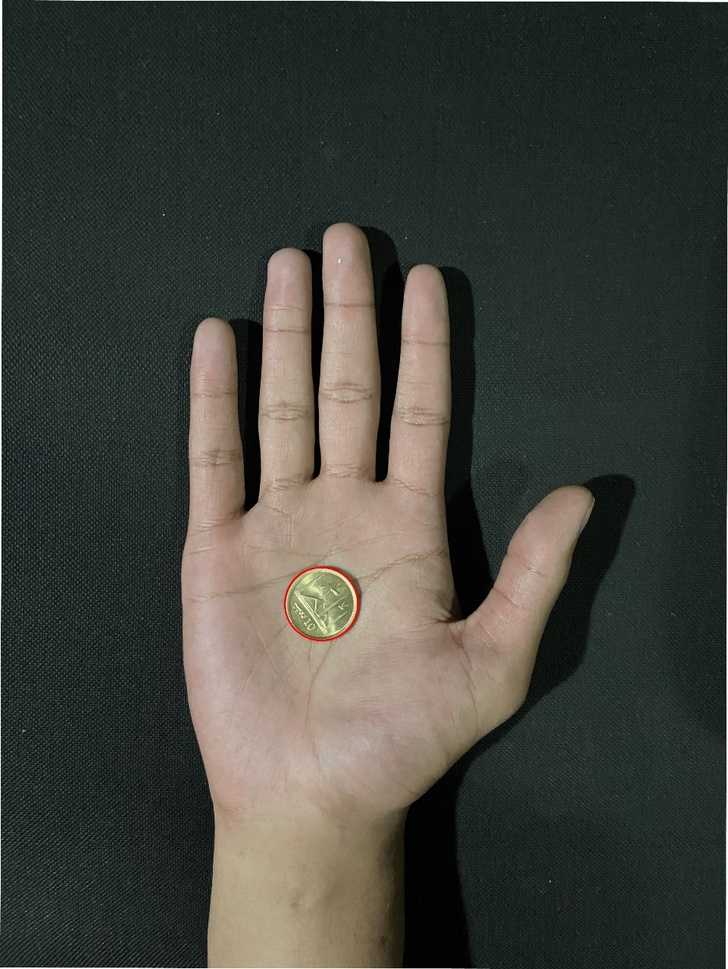
#> input picture Pictures/Mueen/WhatsApp Image 2025-03-13 at 21.20.57_6fe768aa.jpg, 728 x 969 px, shrunk from 961 x 1280 before the run
$ python -i grip.py   (imports and definitions only)
#> lines starting #> are read from the running program, lines starting #| are printed output that depends on the picture; after the words box and inside, x2 and y2 are one past the last pixel; in counts of white or black regions, pixels touching at a corner belong together
#> in process_hand_scan_image, image is the input picture: shape (969, 728, 3); mean B, G, R 60.2, 67, 65.2
import cv2
import numpy as np
import mediapipe as mp
import math
import os

# Suppress MediaPipe/TensorFlow warnings
os.environ['TF_CPP_MIN_LOG_LEVEL'] = '2'

# Initialize MediaPipe hands
mp_hands = mp.solutions.hands
mp_drawing = mp.solutions.drawing_utils
# [1 line that did not run here, left out]

# Constants
REAL_COIN_DIAMETER_MM = 24.26  # US quarter diameter

def get_coin_diameter():
    return REAL_COIN_DIAMETER_MM

# [14 lines left out: function detect_hand_region, not called in this run]

def detect_hand(image):
    image_rgb = cv2.cvtColor(image, cv2.COLOR_BGR2RGB)
    results = hands.process(image_rgb)
    if results.multi_hand_landmarks:
        for hand_landmarks in results.multi_hand_landmarks:
            mp_drawing.draw_landmarks(image, hand_landmarks, mp_hands.HAND_CONNECTIONS)
            return hand_landmarks
    return None

def detect_coin(image):
    """
    Detects the coin over the entire image and draws a green circle on it.
    Returns the coin's diameter in pixels.
    """
    gray = cv2.cvtColor(image, cv2.COLOR_BGR2GRAY)
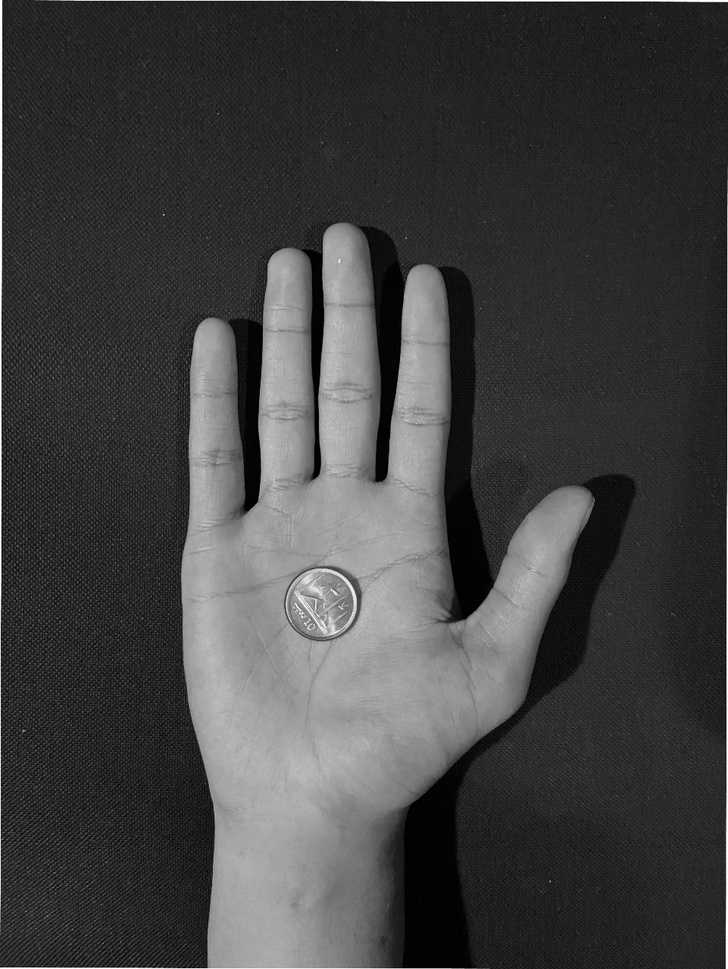
#> gray: shape (969, 728); min 0, max 255, mean 65.6
    blurred = cv2.GaussianBlur(gray, (9, 9), 2)

    # Dynamic radius estimation based on full image dimensions
    height, width = blurred.shape
#> height = 969; width = 728
    max_dim = max(height, width)
#> max_dim = 969
    min_radius = int(max_dim * 0.02)  # tweak these factors as needed
#> min_radius = 19
    max_radius = int(max_dim * 0.2)
#> max_radius = 193

    circles = cv2.HoughCircles(
        blurred,
        cv2.HOUGH_GRADIENT,
        dp=1.2,
        minDist=50,
        param1=100,
        param2=30,
        minRadius=min_radius,
        maxRadius=max_radius
    )
#> circles = [[321, 603, 38.68], [408.6, 539.4, 96.76], [383.4, 425.4, 65.68], [527.4, 490.2, 85], [216.6, 339, 22.72], [341.4, 247.8, 25.36]]

    # Fallback to contour analysis if Hough Circle Detection fails
    if circles is None:
        edges = cv2.Canny(blurred, 50, 150)
        contours, _ = cv2.findContours(edges, cv2.RETR_LIST, cv2.CHAIN_APPROX_SIMPLE)
        best_circle = None
        max_circularity = 0.7
        for cnt in contours:
            if len(cnt) < 5:
                continue
            area = cv2.contourArea(cnt)
            perimeter = cv2.arcLength(cnt, True)
            if perimeter == 0:
                continue
            circularity = 4 * np.pi * area / (perimeter ** 2)
            if circularity > max_circularity:
                (x, y), radius = cv2.minEnclosingCircle(cnt)
                if min_radius <= radius <= max_radius:
                    best_circle = (int(x), int(y), int(radius))
                    max_circularity = circularity
        if best_circle:
            circles = np.array([[[best_circle[0], best_circle[1], best_circle[2]]]])

    if circles is not None:
        circles = np.uint16(np.around(circles))
#> circles = [[321, 603, 39], [409, 539, 97], [383, 425, 66], [527, 490, 85], [217, 339, 23], [341, 248, 25]]
        for (x, y, r) in circles[0, :]:
            cv2.circle(image, (x, y), r, (0, 255, 0), 4)
            return 2 * r  # return diameter in pixels
#> this loop made 1 pass
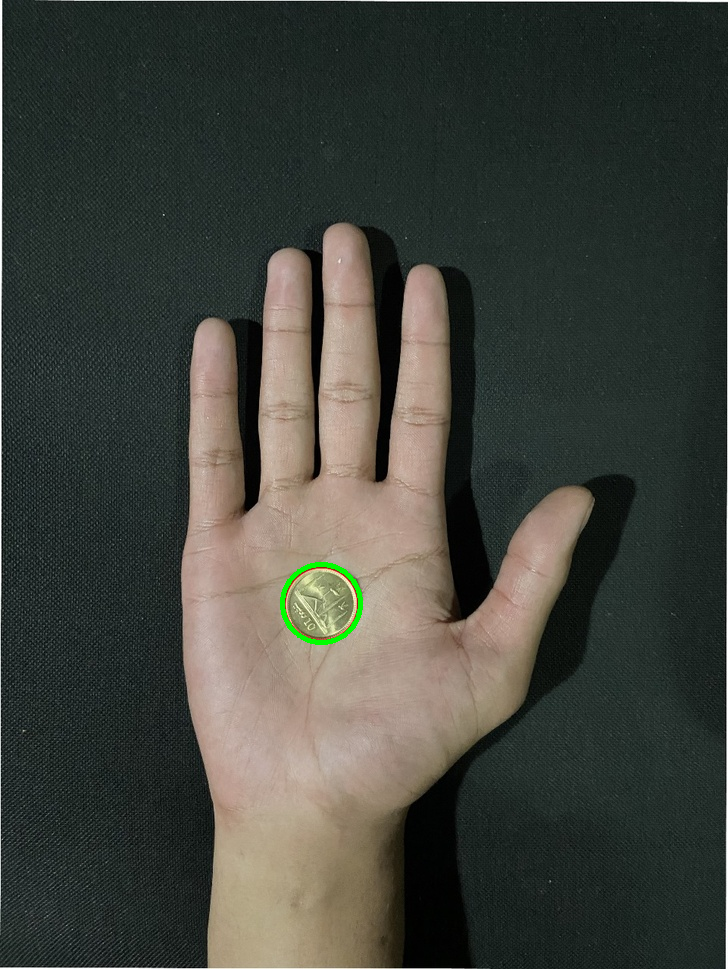
#> image: shape (969, 728, 3); 0.17% of pixels changed, all inside (x1, y1, x2, y2) = (280, 562, 363, 645)

    return None

# [32 lines left out: functions calculate_scale_factor, get_hand_metrics, find_category, not called in this run]

def process_hand_scan_image(image_path):
    image = cv2.imread(image_path)
    if image is None:
        print(f"Error: Could not read image at {image_path}")
        return

    # Detect coin over the full image
    coin_diameter_px = detect_coin(image)
#> coin_diameter_px = 78
    if not coin_diameter_px:
        print("Error: Coin detection failed")
        return

    # Detect hand landmarks and draw them on the image
    hand_landmarks = detect_hand(image)
    if not hand_landmarks:
        print("Error: Hand detection failed")
        return

    # Calculate metrics and scale
    scale = calculate_scale_factor(coin_diameter_px)
    metrics = get_hand_metrics(hand_landmarks, *image.shape[:2])

    # Convert to real-world measurements (mm) and then inches
    hand_length_mm = metrics['length'] * scale
    hand_width_mm = metrics['width'] * scale
    length_in = hand_length_mm / 25.4
    width_in = hand_width_mm / 25.4

    # Determine the weighted category
    category = find_category(length_in, width_in)

    # Print the results
    print(f"Hand Length: {length_in:.2f} inches")
    print(f"Hand Width: {width_in:.2f} inches")
    print(f"Weighted Category: {category}")

    # Save the output image with coin circle and hand landmarks
    os.makedirs("processed_images", exist_ok=True)
    output_path = os.path.join("processed_images", os.path.basename(image_path))
    cv2.imwrite(output_path, image)
    print(f"Saved processed image to: {output_path}")

# [8 lines left out: function main, not called in this run]

# [2 lines not run here, left out]

#> (the run stopped early here; a loop or call above may not have finished)

$ run again, on Pictures/Mueen/WhatsApp Image 2025-03-13 at 21.21.00_44800dad.jpg
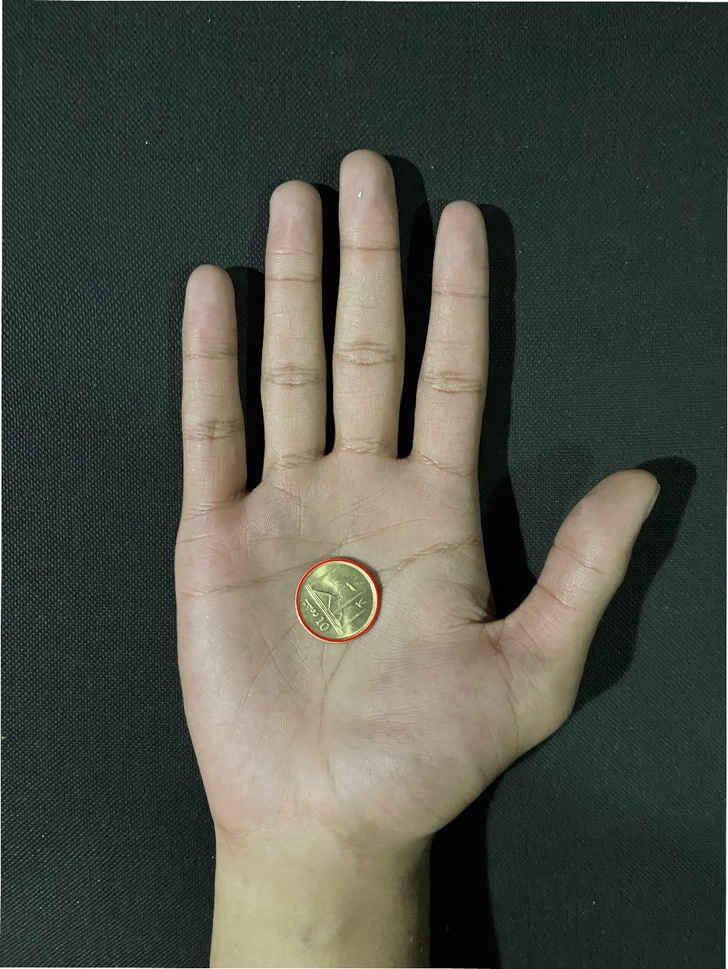
#> input picture Pictures/Mueen/WhatsApp Image 2025-03-13 at 21.21.00_44800dad.jpg, 728 x 969 px, shrunk from 961 x 1280 before the run
#> in process_hand_scan_image, image is the input picture: shape (969, 728, 3); mean B, G, R 70.9, 80.6, 76.5
#> in detect_coin, `gray = cv2.cvtColor(image, cv2.COLOR_BGR2GRAY)`:
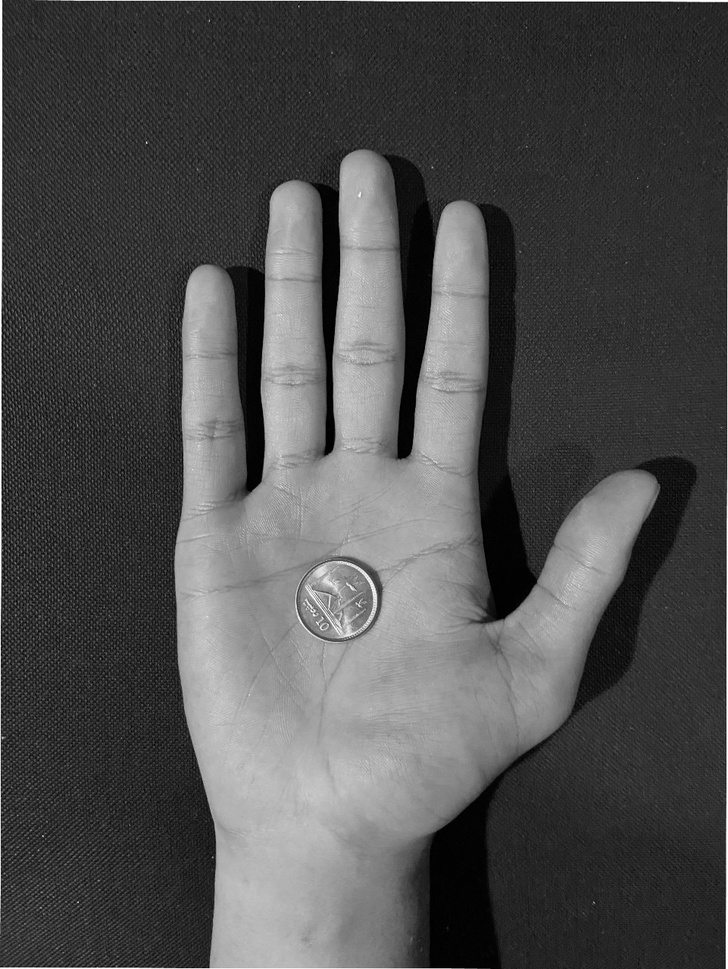
#> gray: shape (969, 728); min 0, max 255, mean 78.2
#> in detect_coin, `circles = cv2.HoughCircles( blurred, cv2.HOUGH_GRADIENT, dp=1.2, minDi..`: circles = [[336.6, 600.6, 35.8], [453, 537, 95.2], [508.2, 678.6, 69.64], [629.4, 514.2, 43.72], [293.4, 204.6, 24.16], [208.2, 285, 20.92], [460.2, 220.2, 19.6], [363, 178.2, 27.88], [281.4, 647.4, 53.92]]
#> in detect_coin, `circles = np.uint16(np.around(circles))`: circles = [[337, 601, 36], [453, 537, 95], [508, 679, 70], [629, 514, 44], [293, 205, 24], [208, 285, 21], [460, 220, 20], [363, 178, 28], [281, 647, 54]]
#> the loop in detect_coin, `for (x, y, r) in circles[0, :]:` made 1 pass
#> after the loop in detect_coin, `for (x, y, r) in circles[0, :]:`:
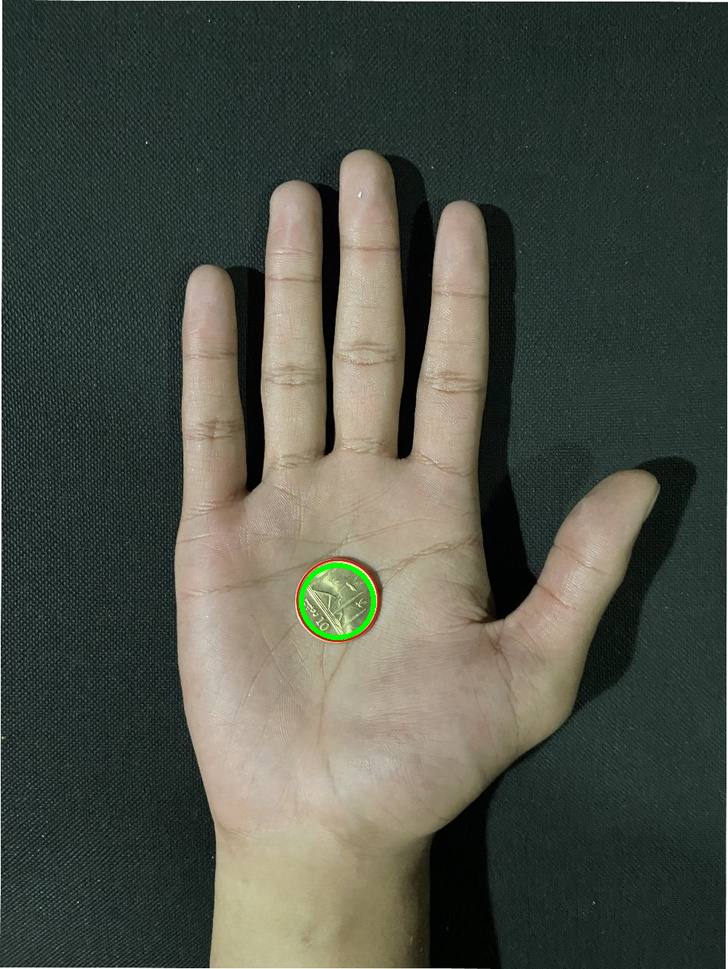
#> image: shape (969, 728, 3); 0.16% of pixels changed, all inside (x1, y1, x2, y2) = (299, 563, 376, 640)
#> coin_diameter_px = 72

$ run again, on Pictures/Mueen/mueen2.jpg
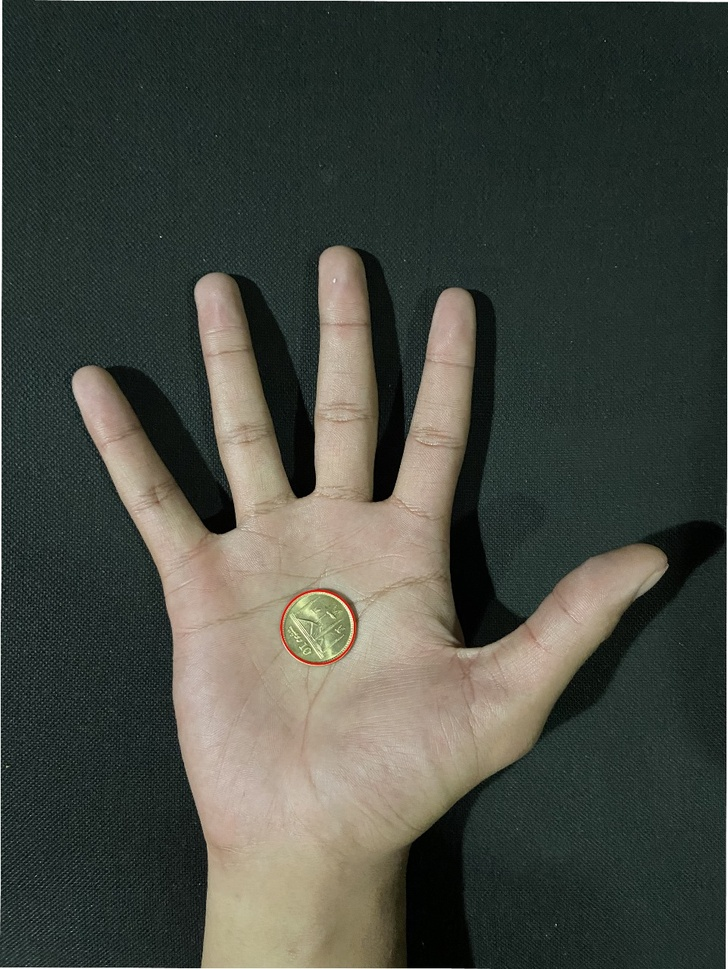
#> input picture Pictures/Mueen/mueen2.jpg, 728 x 969 px, shrunk from 961 x 1280 before the run
#> in process_hand_scan_image, image is the input picture: shape (969, 728, 3); mean B, G, R 64.7, 72.7, 69
#> in detect_coin, `gray = cv2.cvtColor(image, cv2.COLOR_BGR2GRAY)`:
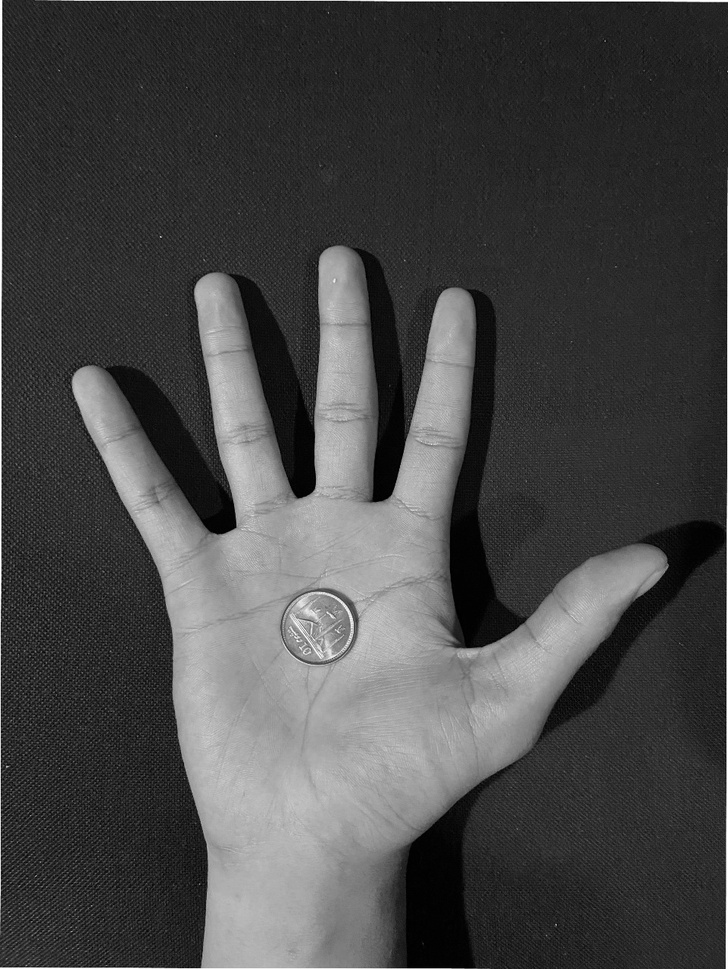
#> gray: shape (969, 728); min 0, max 255, mean 70.6
#> in detect_coin, `circles = cv2.HoughCircles( blurred, cv2.HOUGH_GRADIENT, dp=1.2, minDi..`: circles = [[321, 628.2, 37.12], [276.6, 421.8, 173.8], [600.6, 528.6, 76.6], [337.8, 269.4, 23.92], [214.2, 294.6, 21.52]]
#> in detect_coin, `circles = np.uint16(np.around(circles))`: circles = [[321, 628, 37], [277, 422, 174], [601, 529, 77], [338, 269, 24], [214, 295, 22]]
#> the loop in detect_coin, `for (x, y, r) in circles[0, :]:` made 1 pass
#> after the loop in detect_coin, `for (x, y, r) in circles[0, :]:`:
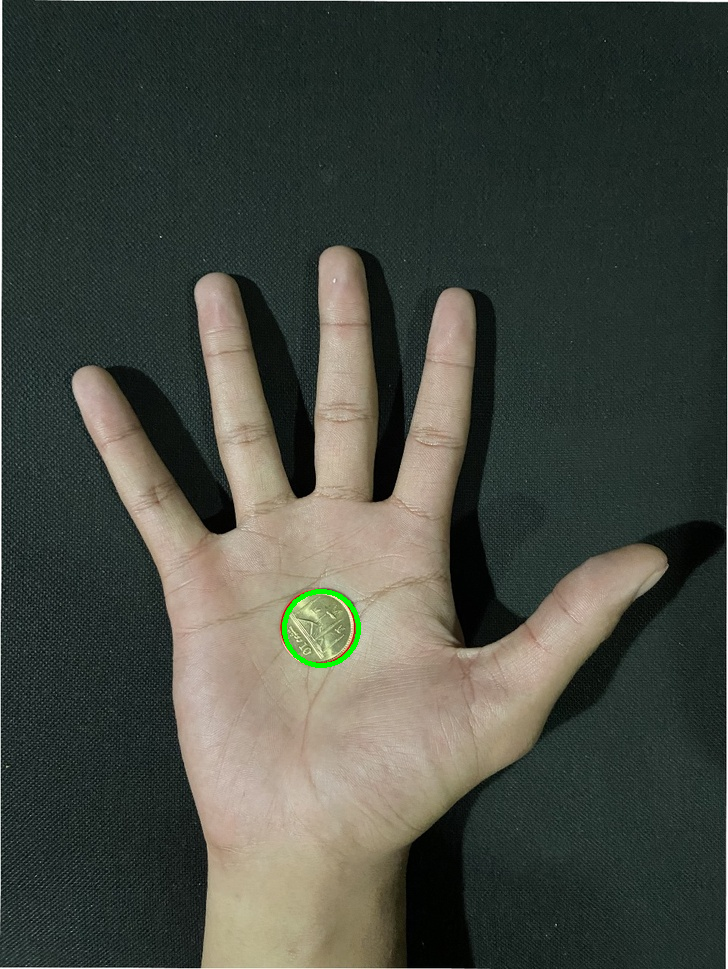
#> image: shape (969, 728, 3); 0.16% of pixels changed, all inside (x1, y1, x2, y2) = (282, 589, 361, 668)
#> coin_diameter_px = 74
